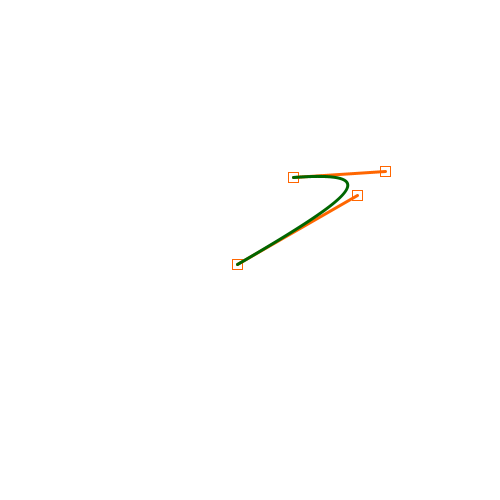
Frame 1 (no input)
Frame 60 (the mouse pressed at the canvas centre just before this capture): identical to frame 1, image omitted
Frame 120 (the mouse held since frame 60 and released just before this capture): identical to frame 1, image omitted

The Processing sketch that drew this single still picture (run headless with seeded random() and noise(); from frame 60 on, the mouse is pressed at the canvas centre):

// Processing sketch: BezierInteraction
// ── BezierInteraction.pde
/* Allows you to interact with a single Bezier curve
 * The Bezier curve is drawn as a thick green line
 * The Bezier control points are drawn as small orange boxes
 * Thick orange lines connect P0 to P1 and P2 to P3
 * the mouse callback routines are used to move the points
 */

PVector[] pts = new PVector[4] ;  // the four points in a Bezier curve
float epsilon = 10 ;              // the maximum distance from a point that allows it to be selected
int selectedPoint = 0 ;           // the currently selected point
boolean pointSelected = false ;   // whether a point is currently selected

void setup(){
  size(500,500);
  for( int i=0; i < 4; i++ ){ // assign the four points to random positions
    pts[i]=new PVector( random(100,400), random(100,400) ) ;
  }
}

void draw() {
  background(255) ;
  noFill();
  stroke(255,102,0); // orange lines
  strokeWeight( 3 );
  for( int i=0 ; i<3 ; i+=2 ) { // draw two lines: pts[0]-pts[1] and pts[2]-pts[3] 
    line( pts[i].x, pts[i].y, pts[i+1].x, pts[i+1].y ) ;
  }
  strokeWeight( 1 ) ;
  for( int i=0 ; i<4 ; i++ ) { // draw little boxes at each point
    rect( pts[i].x - epsilon/2, pts[i].y - epsilon/2, epsilon, epsilon ) ;
  }
  strokeWeight( 3 ) ;
  stroke(0,102,0); // draw a green Bezier curve
  bezier( pts[0].x, pts[0].y, pts[1].x, pts[1].y, pts[2].x, pts[2].y, pts[3].x, pts[3].y ) ;
}

void mousePressed(){
  PVector mpos = new PVector( mouseX, mouseY ) ;
  for( int i=0 ; i<4 ; i++ ) { // search through the points to see if any is close enough to mouse to be selected
    if( pts[i].dist( mpos ) < epsilon ) {
        selectedPoint = i ;
        pointSelected = true ;
        return ; // once we have found one point we return, we cannot select more than one point at a time
    }
  }
  pointSelected = false ;
}


void mouseDragged() {
  PVector deltaPos = new PVector( mouseX-pmouseX, mouseY-pmouseY ) ;
  if( pointSelected ) { // move the selected point
    pts[selectedPoint].add( deltaPos ) ;
  }
}
